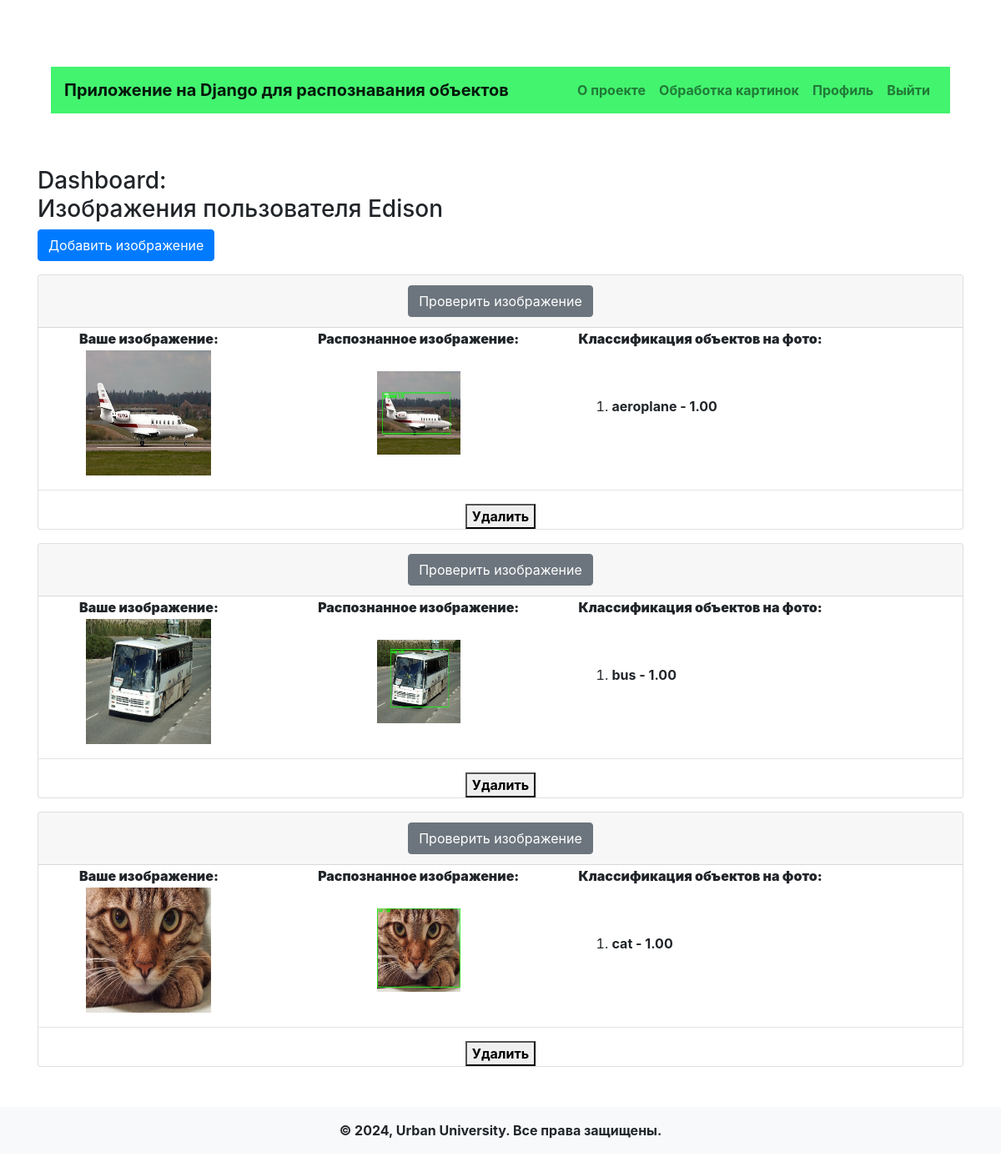
The page /dashboard/ (signed in) on the database its author committed.
### image_job/models.py (models this page shows, shortened)
class ImageFeed(models.Model):
    user = models.ForeignKey(settings.AUTH_USER_MODEL, on_delete=models.CASCADE)
    image = models.ImageField(upload_to='images/')
    processed_image = models.ImageField(upload_to='processed_images/', null=True, blank=True)

class DetectedObject(models.Model):
    image_feed = models.ForeignKey(ImageFeed, related_name='detected_objects', on_delete=models.CASCADE)
    object_type = models.CharField(max_length=100)
    confidence = models.FloatField()
    location = models.CharField(max_length=255)

### image_job/views.py (the view)
# urls.py: path('dashboard/', dashboard, name='dashboard'),
@login_required
def dashboard(request):
    image_feeds = ImageFeed.objects.filter(user=request.user)  # Фильтр по пользователю
    return render(request, 'images/dashboard.html', {'image_feeds': image_feeds})

### users/templates/images/dashboard.html (shortened to what this page needs)
{% extends "users/base.html" %}
{% block content %}
<h3>Dashboard:<br>Изображения пользователя {{ user.username.title }}</h3>
<a href="{% url 'add_image_feed' %}" class="btn btn-primary mb-3">Добавить изображение</a>
{% for feed in image_feeds %}
<div class="card mb-3">
    <div class="card-header">
        <center><a href="{% url 'process_feed' feed.id %}" class="btn btn-secondary">Проверить изображение</a></center>
    </div>
    <table>
        <th>
            <center><b>Ваше изображение:</b></center>
        </th>
        <th>
            <b>
                <center>Распознанное изображение:</center>
            </b>
        </th>
        <th>
            <b>Классификация объектов на фото:</b>
        </th>
        <tbody>
        <td>
            <a href="{{ feed.image.url }}" target="_blank">
                <center><img src="{{ feed.image.url }}" alt="Original Image" style="width: 150px; height: 150px;">
                </center>
            </a>
        </td>
        <td>
            {% if feed.processed_image %}
            <a href="{{ feed.processed_image.url }}" target="_blank">
                <center><img src="{{ feed.processed_image.url }}" alt="Processed Image"
                             style="width: 100px; height: 100px;"></center>
            </a>
            {% else %}
            <b>
                <center>Данный объект не распознан!</center>
            </b>
            {% endif %}
        </td>
        <td>
            <ol>
                {% for obj in feed.detected_objects.all %}
                <li><b>{{ obj.object_type }} - {{ obj.confidence|floatformat:2 }}</b></li>
                {% endfor %}
            </ol>
        </td>
        </tbody>
    </table>
    <form action="{% url 'delete_image' feed.id %}" method="post">
        <hr size="1">
        <center>
            <button type="submit"><b>Удалить</b></button>
        </center>
    </form>
</div>
{% endfor %}
{% endblock %}

### users/templates/users/base.html (shortened to what this page needs)
<!doctype html>
<html lang="en">
<head>
    <link rel="stylesheet" href="https://maxcdn.bootstrapcdn.com/bootstrap/4.0.0/css/bootstrap.min.css"
>
    <link rel="stylesheet" href="https://use.fontawesome.com/releases/v5.8.2/css/all.css"
>
    <div class="container p-3 my-3">
    </div>
</head>
<body>
<header>
    <div class="container">
        <div class="container p-3 my-3">
            <div class="row">
                <div class="col-md-12">
                    <nav class="navbar navbar-expand-md navbar-light " style="background-color: #43f46f">
                        <a href="/" class="navbar-brand"><b>Приложение на Django для распознавания объектов</b></a>
                        <div class="collapse navbar-collapse" id="navbarCollapse">
                            <div class="navbar-nav ml-auto">
                                {% if user.is_authenticated %}
                                <a href="{% url 'info' %}" class="nav-item nav-link"><b>О проекте</b></a>
                                <a href="{% url 'dashboard' %}" class="nav-item nav-link"><b>Обработка картинок</b></a>
                                <a href="{% url 'users-profile' %}" class="nav-item nav-link"><b>Профиль</b></a>
                                <a href="{% url 'logout' %}" class="nav-item nav-link"><b>Выйти</b></a>
                                {% else %}
                                <a href="{% url 'login' %}" class="nav-item nav-link"><b>Вход</b></a>
                                {% endif %}
                            </div>
                        </div>
                    </nav>
                </div>
            </div>
        </div>
    </div>
</header>
<main>
    <main class="container my-5">
        {% block content %}{% endblock %}
    </main>
    <footer>
        <p class="bg-light text-center py-3" style="background-color: #43f46f"><b>© 2024, Urban University. Все права
            защищены.</b></p>
    </footer>
</main>
</body>
</html>

### rows shown on the page
ImageFeed: image (picture), processed_image (picture)
DetectedObject: object_type "aeroplane", confidence "1.00"
ImageFeed: image (picture), processed_image (picture)
DetectedObject: object_type "bus", confidence "1.00"
ImageFeed: image (picture), processed_image (picture)
DetectedObject: object_type "cat", confidence "1.00"

### other values the page prints
{{ user.username.title }} "Edison"
